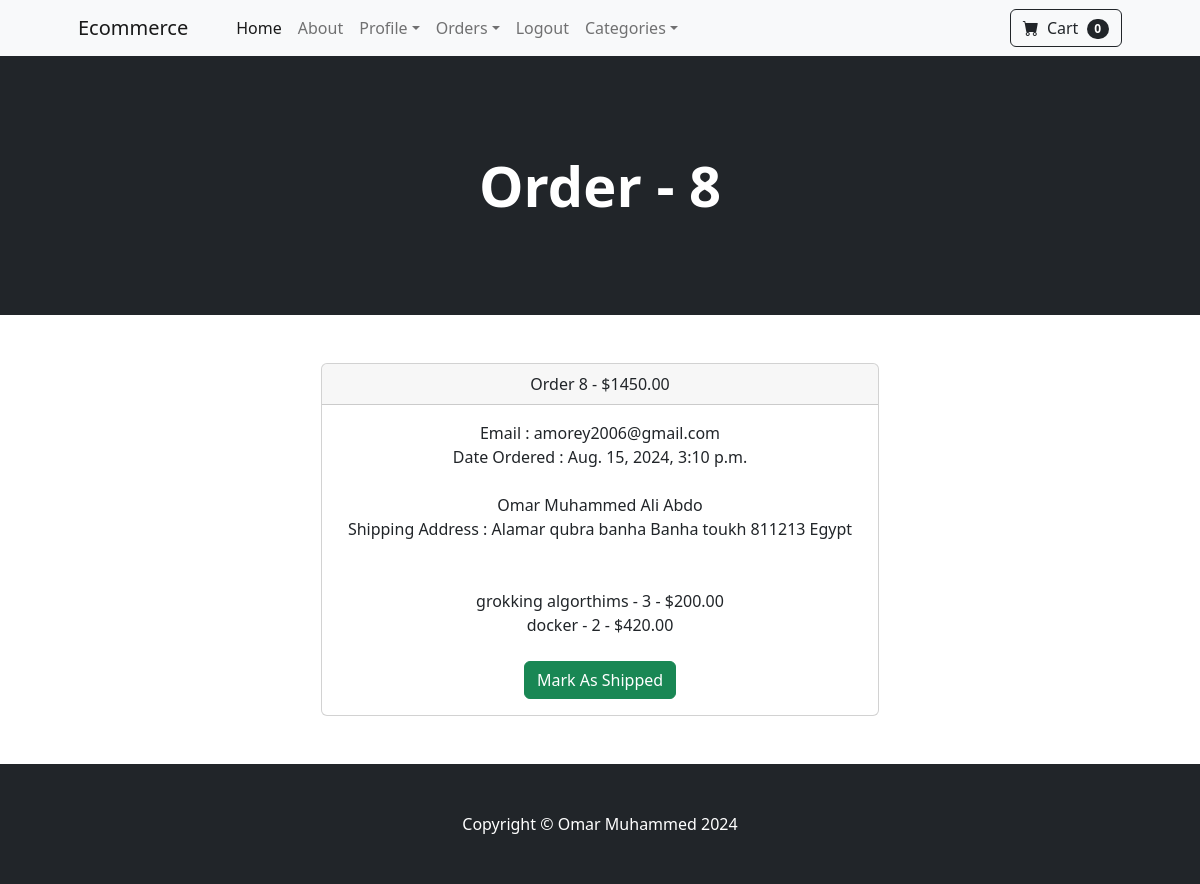
The app's page /payment/orders/8 (signed in) with its own data.
### payment/models.py (models this page shows, shortened)
class Order(models.Model):
    user = models.ForeignKey(User, on_delete=models.CASCADE, null=True, blank=True)
    full_name = models.CharField(max_length=250)
    email = models.EmailField(max_length=250)
    shipping_adderss = models.TextField(max_length=15000)
    amount_paid = models.DecimalField(max_digits=7, decimal_places=2)
    date_ordered = models.DateTimeField(auto_now_add=True)
    shipped = models.BooleanField(default=False)
    date_shipped = models.DateTimeField(blank=True, null=True)

class OrderItem(models.Model):
    user = models.ForeignKey(User, on_delete=models.CASCADE,null=True)
    order = models.ForeignKey(Order, on_delete=models.CASCADE)
    product = models.ForeignKey(Product, on_delete=models.CASCADE)
    quantity = models.PositiveBigIntegerField(default=1)
    price = models.DecimalField( max_digits=5, decimal_places=2)

### store/models.py (models this page shows)
class Product(models.Model):
    name = models.CharField( max_length=100)
    price = models.DecimalField( max_digits=5, decimal_places=2 ,default=0)
    category = models.ForeignKey(Category,on_delete=models.CASCADE,default=1 )
    description = models.TextField(max_length=1000, default='',blank=True)
    image = models.ImageField( upload_to='uploads/product/')
    is_sale = models.BooleanField(default=False)
    sale_price = models.DecimalField( max_digits=5, decimal_places=2 ,default=0)
    def __str__(self):
        return self.name

### payment/views.py (the view, shortened to what this page needs)
# urls.py: path('orders/<int:pk>',views.orders, name='orders'),
def orders(request, pk):
    if request.user.is_authenticated and request.user.is_superuser:
        order = Order.objects.get(pk=pk)
        order_items = OrderItem.objects.filter(order=order)
        return render(request, "payment/orders.html", {
                                                        'order': order,
                                                        'orderitems': order_items
                                                    })
    else:
        messages.success(request, 'Access Denied')
        return redirect('home')

### cart/cart.py (called while the page is built)
    def __len__(self):
        return len(self.cart)

### cart/context_processors.py (called while the page is built)
def cart(request):
    return {'cart':Cart(request)}

### payment/templates/payment/orders.html (shortened to what this page needs)
{% extends "base.html" %}
{% load static %}
{% block content %}
<header class="bg-dark py-5">
  <div class="container px-4 px-lg-5 my-5">
    <div class="text-center text-white">
      <h1 class="display-4 fw-bolder">Order - {{order.id}}</h1>
    </div>
  </div>
</header>
<div class="container mt-5 d-flex justify-content-center">
  <div class="col-md-6">
    <div class="card">
      <div class="card-header text-center">Order {{order.id}} - ${{order.amount_paid}} </div>
      <div class="card-body text-center">
        Email : {{order.email}}
        <br>
        Date Ordered : {{order.date_ordered}}
        <br>
        <br>
        {{order.full_name}}
        <br>
        Shipping Address : {{order.shipping_adderss}}
        <br><br><br>
        {% for orderitem in orderitems  %}
        {{ orderitem.product }} - {{ orderitem.quantity }} - ${{ orderitem.price }}<br/>
        {% endfor %}
        <br>
        {% if not order.shipped %}
        <form method="post">
          <button class="btn btn-success" type="submit"> Mark As Shipped</button>
        </form>
        {% else %}
        <form method="post">
          {% csrf_token %}
          <input type="hidden" name="shipping_status" value="false">
          <button class="btn btn-danger" type="submit"> Mark As Not Shipped</button>
        </form>
        {% endif %}
      </div>
    </div>
  </div>
</div>
<br><br>
{% endblock %}

### records on screen
Order: id "8", amount_paid "1450.00", email "amorey2006@gmail.com", date_ordered "Aug. 15, 2024, 3:10 p.m.", full_name "Omar Muhammed Ali Abdo", shipping_adderss "Alamar qubra banha Banha toukh 811213 Egypt"
OrderItem: product "grokking algorthims", quantity "3", price "200.00"
OrderItem: product "docker", quantity "2", price "420.00"

### other values on screen
{{ cart|length }} "0"
